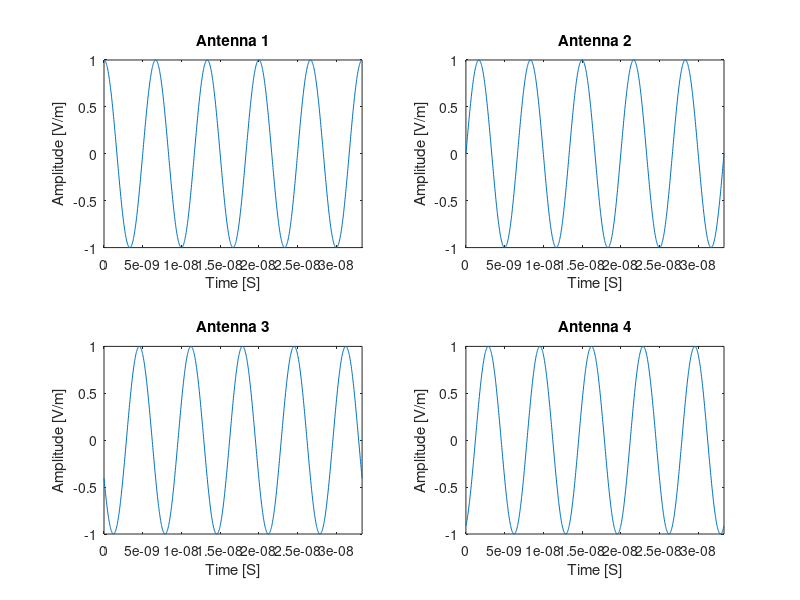

Here is the MATLAB script that generated this plot:
%% Simple Model of Antenna Array
% The purpose of this script is to create a model of the signals that we 
% might receive from the radio location collars. We assume that, since the
% antennas are far enough away from the source, we see the incoming waves
% as plane waves. We also will only work in two dimensions, which is as if
% the waves and the antennas are on the same plane.
%
% Hopefully from this we can build a fake set of signals that allow us to
% understand how to interpret phase changes to find the direction of the
% wave propagation.

%% Initialize Workspace
clear;
close all;
clc;

%% Input Parameters
%Frequency
f = 150e6; %[hz]

%E-field magnitude
E_o = 1; %[V/m] Not used as of now

%Vacuum permittivity 
epsilon_o = 8.8541878176e-12; %[F/m]
epsilon_rel = 1;

%permeability
mu_o = (4*pi)*10^(-7); %[H/m]
mu_rel = 1;
%recall that [F/m]*[H/m] = s^2/m^2 = 1/c

%The four antennas will be placed in a square grid like:
%  4    3
%
%  1    2
%
% The separation constant (like lattice constant) is 
a = 1; %[m]

%From this the positions of the antennas can be determined
r1 = [0, 0];
r2 = [a, 0];
r3 = [a, a];
r4 = [0, a];

%For plotting
r_all = [r1;r2;r3;r4];

%Propagation direction (theta = 0 => dirction is from antenna 1 to 2 and 
%   increasing theta moves counter-clockwise)
theta = 2*pi*60/360; %[radians]

%% Calculations

%angular frequency based off frequency
omega = 2*pi*f;

%permitivity & permeability (same units)
eps = epsilon_o*epsilon_rel;
mu = mu_o*mu_rel;

%propagation constant
beta = omega*sqrt(mu*eps); %[m^-1]

%Propagation direction vector
k = [1,0];
rot = [cos(theta),-sin(theta);sin(theta),cos(theta)];
k = (rot*k')';

%prop constant dotted with r as in time-harmonic exponential. We are only
% looking at a few positions, so these can be pre-calculated
bkr = beta*[dot(k,r1);
            dot(k,r2);
            dot(k,r3);
            dot(k,r4)];

%want 5 periods of information collected
T = 1/f;
t = linspace(0,5*T, 1000); %time vector based on frequency

%Electric field matrix initialized to num time steps & antennas
E = zeros(length(bkr),length(t));

for m=1:length(t)
    for n=1:length(bkr)
        E(n,m) = exp(1i*(omega*t(m)-bkr(n)));
    end
end


numPlots = length(bkr);
gridSize = numPlots;
if sqrt(numPlots)==floor(sqrt(numPlots))
    gridSize = sqrt(numPlots);
else
    gridSize = floor(sqrt(numPlots))+1;
end
    
    
figure;
for m=1:length(bkr)
    subplot(gridSize,gridSize,m);
    plot(t,real(E(m,:)));
    title(['Antenna ' num2str(m)]);
    xlabel('Time [S]');
    ylabel('Amplitude [V/m]');
    axis([0 t(end) -E_o E_o]);
end


% figure;
% quiver(0,0,k(1),k(2));
% hold on;
% scatter(r_all(:,1), r_all(:,2));
% axis([-.05 1.05 -.05 1.05]);
% title('Initial Setup');
% xlabel('x');
% ylabel('y');
